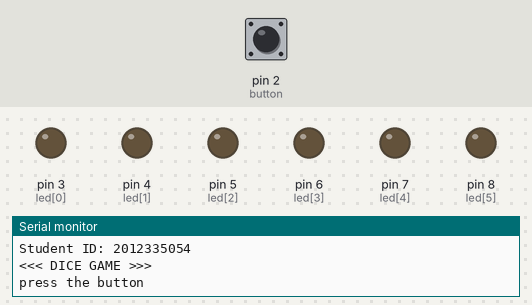
Simulated run of this sketch. Board: Arduino Uno, built with avr-gcc and run on an emulated ATmega328P. Parts: output pins drawn as LEDs (lit = HIGH), the last lines printed to the serial monitor. Dashed ring = blinking. The inputs (shaded band) are chosen by the test bench; at power-on: pin 2 (button) LOW. Random numbers use the default seed unless the sketch sets one.

Above: at 1.2 s.
1.3 s: pin 2 (button) pulled HIGH for 0.15 s
At 2.3 s:
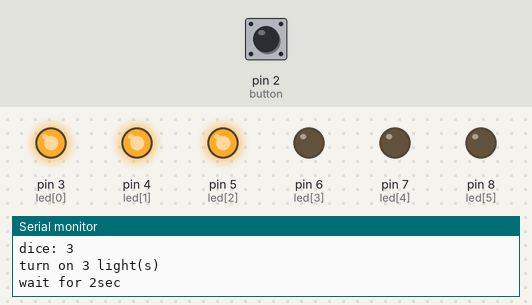
At 4.0 s:
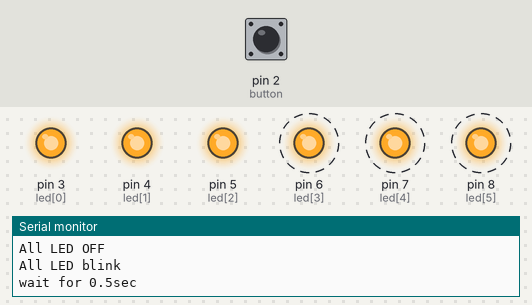
Timing chart, 0 to 7.6 s (numbered marks = the images above; inputs shaded):
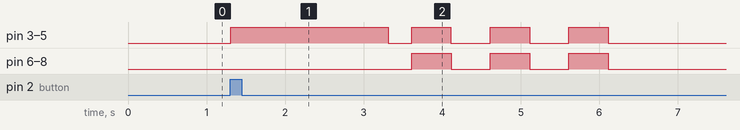

Measured:
- after the input at 1.3 s, pin 3 (led[0]), pin 4 (led[1]), pin 5 (led[2]): LOW → HIGH at once, → LOW 2.0 s later, → HIGH 0.30 s later, → LOW 0.50 s later, … (8 changes in this stretch); pin 6 (led[3]), pin 7 (led[4]), pin 8 (led[5]): alternates HIGH for 0.50 s and LOW for 0.50 s, 6 changes in all, then stays LOW, starting after 2.3 s

The sketch:

dice.ino
```cpp
const int led[6]={3,4,5,6,7,8};
const int button=2;
int randNumber;
int last_state=0;
int current_state=0;

void setup()
{
  Serial.begin(9600);
  pinMode(button, INPUT);
  for(int i=0; i<6; i++)
  {
    pinMode(led[i], OUTPUT);
  }
  Serial.println("");
  Serial.println("Name: LEE, JungHoon");
  Serial.println("Student ID: 2012335054");
  Serial.println("<<< DICE GAME >>>");
  Serial.println("press the button");
}

void loop()
{
  current_state=digitalRead(button);
  if(current_state!=last_state)
  {
    delay(5);
    if(current_state==HIGH)
    {
      Serial.println("Button ON!");
      Serial.println("Roll the dice");
      randomSeed(analogRead(A0));
      randNumber=random(6);
      Serial.print("dice: ");
      Serial.println(randNumber+1);

      switch(randNumber)
      {
          case 0:
           ledon(0);
          break;

          case 1:
          ledon(1);
          break;

          case 2:
          ledon(2);
          break;

          case 3:
          ledon(3);
          break;

          case 4:
          ledon(4);
          break;

          case 5:
          ledon(5);
          break;
       }
    }
    last_state=current_state;
    delay(50);
  }
}
void ledon(int number)
{
  for(int i=0; i<=number; i++)
  digitalWrite(led[i], HIGH);
  Serial.print("turn on ");
  Serial.print(number+1);
  Serial.println(" light(s)");
  Serial.println("wait for 2sec");
  delay(2000);
  for(int i=0; i<6; i++)
    digitalWrite(led[i], LOW);
  Serial.println("All LED OFF");
  delay(300);
  Serial.println("All LED blink");
  for(int i=0; i<3; i++)
  {
    for(int j=0; j<6; j++)
       digitalWrite(led[j], HIGH);
    Serial.println("wait for 0.5sec");
    delay(500);
    for(int j=0; j<6; j++)
       digitalWrite(led[j], LOW);
    Serial.println("wait for 0.5sec");
    delay(500);
  }
  Serial.println("Next Turn!!\n");
}
```
